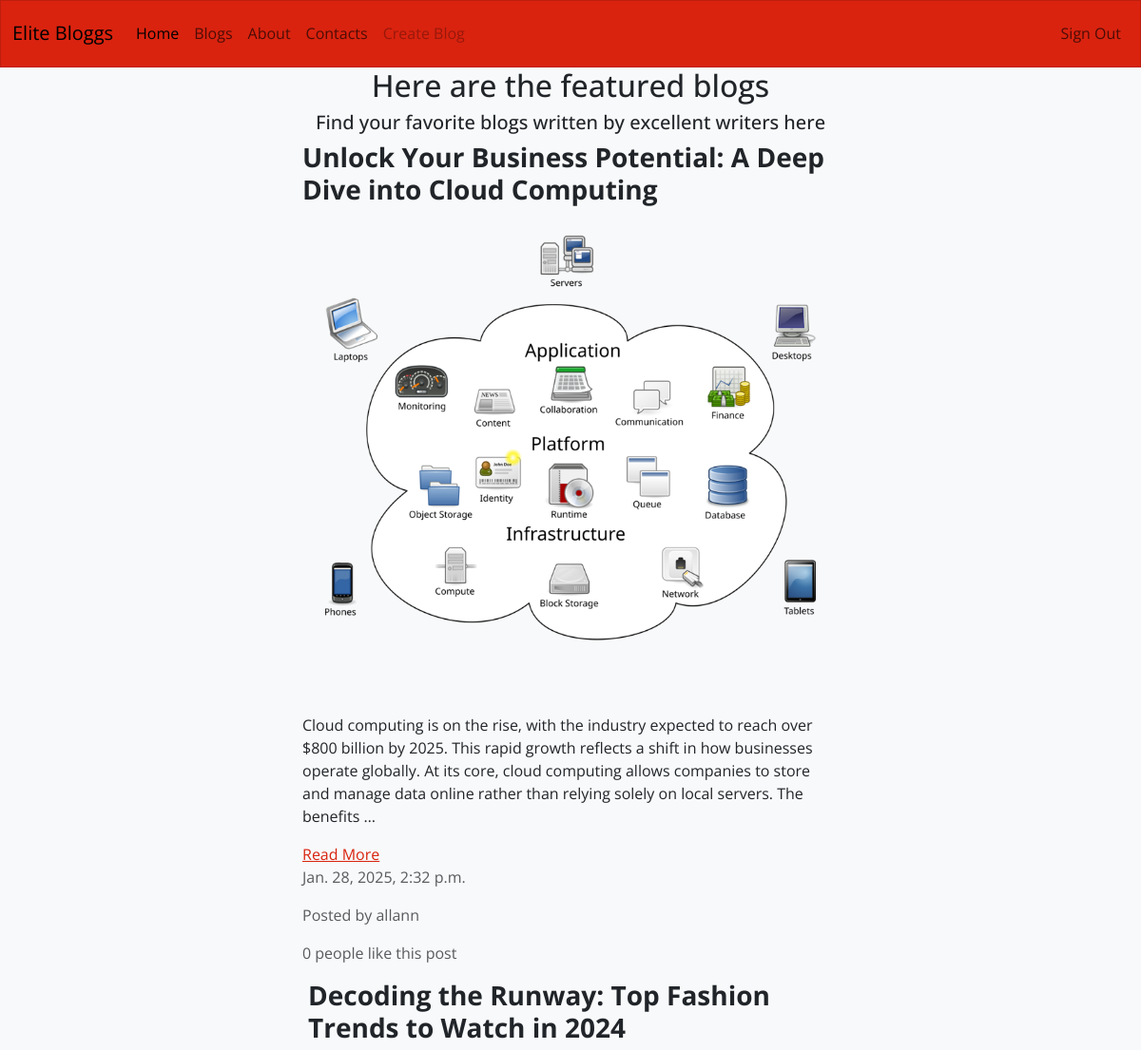
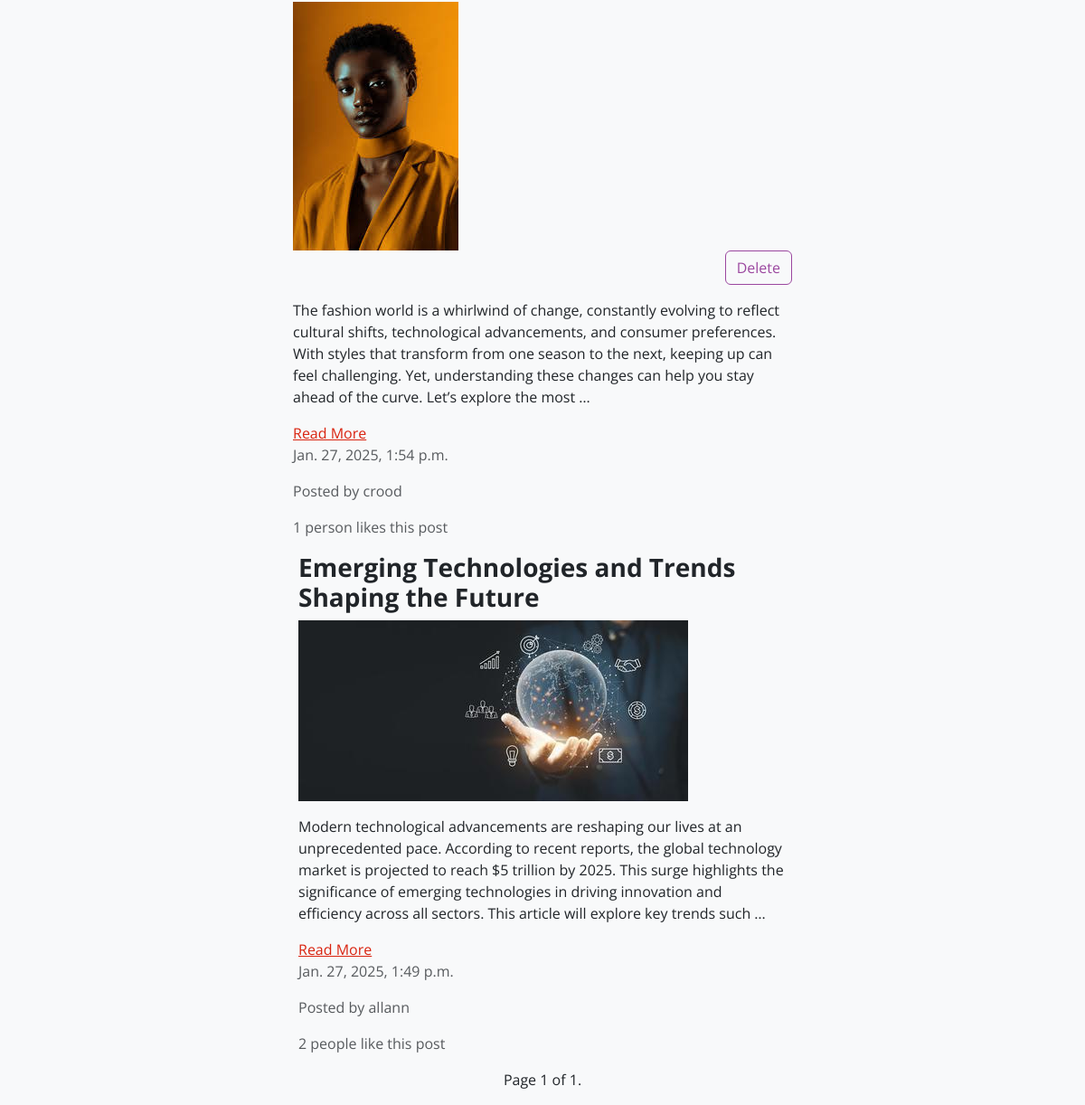
Page /blog/ (signed in) on the committed database (2 pictures, top to bottom).
### posts/models.py (models this page shows, shortened)
class Article(models.Model):
    title = models.CharField(max_length=255)
    content = HTMLField()
    date_posted = models.DateTimeField(auto_now_add=True)
    author = models.ForeignKey(User, on_delete=models.CASCADE)
    featured = models.BooleanField(default=False)
    category = models.ForeignKey('Category', on_delete=models.CASCADE)
    likes = models.ManyToManyField(User, related_name='likes', blank=True)
    image = models.ImageField(default='default.jpg', upload_to='images/')

### posts/views.py (the view)
# urls.py: path('blog/', Blog.as_view(), name='blog'),
class Blog(ListView):
    model = Article
    template_name = 'posts/blog.html'
    context_object_name = 'articles'
    queryset = Article.objects.all().filter(featured=True).order_by('-date_posted')
    paginate_by = 5

### posts/templates/posts/blog.html (shortened to what this page needs)
{% extends 'posts/base.html' %}
{% block content %}
    <div class="row mx-md-0 mx-3">
        <div class="col-md-6 offset-md-3">
            <h2 class="text-center">Here are the featured blogs</h2>
            <h5 class="text-center">Find your favorite blogs written by excellent writers here</h5>
    </div>
    {% for object in object_list %}
        <div class="row mx-md-0 mx-3">
            <div class="col-md-6 offset-md-3">
                <h3 class="fw-bold">{{ object.title }}</h3>
                {% if object.image %}
                    <img src="{{ object.image.url }}" class="img-fluid" alt="{{ object.title }}">
                {% endif %}
                {% if request.user.username == object.author.username %}
                    <div class="text-end">
                        <a href="{% url 'article-delete' object.id %}" class="btn btn-outline-danger">Delete</a>
                    </div>
                {% endif %}
                <div class="mt-3">
                    <p>{{ object.content | truncatewords_html:50 | safe }}</p>
                </div>
                <div>
                    <a href="{% url 'article-detail' object.id %}">Read More</a>
                </div>
                <p class="text-muted">{{ object.date_posted }}</p>
                <p class="text-muted"> Posted by {{ object.author.username }}</p>
                {% if object.likes.count == 1 %}
                    <p class="text-muted">{{ object.likes.count }} person likes this post</p>
                {% else %}
                    <p class="text-muted">{{ object.likes.count }} people like this post</p>
                {% endif %}
            </div>
    {% endfor %}
    </div>
    <nav>
        <ul class="pagination  mx-md-0 mx-3">
            <div class="mx-auto">
                <span class="step-links">
                    <span class="current">
                        Page {{ page_obj.number }} of {{ page_obj.paginator.num_pages }}.
                    </span>
            </div>
        </ul>
    </nav>
{% endblock %}

### rows in the picture
Article: title "Unlock Your Business Potential: A Deep Dive into Cloud Computing", image (picture), content "Cloud computing is on the rise, with the industry expected to reach over $800 billion by 2025. This rapid growth reflects a shift in how businesses operate globally. At its core, cloud computing allows companies to store and manage data online rather than relying solely on local servers. The benefits …", date_posted "Jan. 28, 2025, 2:32 p.m.", author.username "allann", likes.count "0"
Article: title "Decoding the Runway: Top Fashion Trends to Watch in 2024", image (picture), shows "Delete", content "The fashion world is a whirlwind of change, constantly evolving to reflect cultural shifts, technological advancements, and consumer preferences. With styles that transform from one season to the next, keeping up can feel challenging. Yet, understanding these changes can help you stay ahead of the curve. Let’s explore the most …", date_posted "Jan. 27, 2025, 1:54 p.m.", author.username "crood", likes.count "1"
Article: title "Emerging Technologies and Trends Shaping the Future", image (picture), content "Modern technological advancements are reshaping our lives at an unprecedented pace. According to recent reports, the global technology market is projected to reach $5 trillion by 2025. This surge highlights the significance of emerging technologies in driving innovation and efficiency across all sectors. This article will explore key trends such …", date_posted "Jan. 27, 2025, 1:49 p.m.", author.username "allann", likes.count "2"

### other values in the picture
{{ page_obj.number }} "1"
{{ page_obj.paginator.num_pages }} "1"
